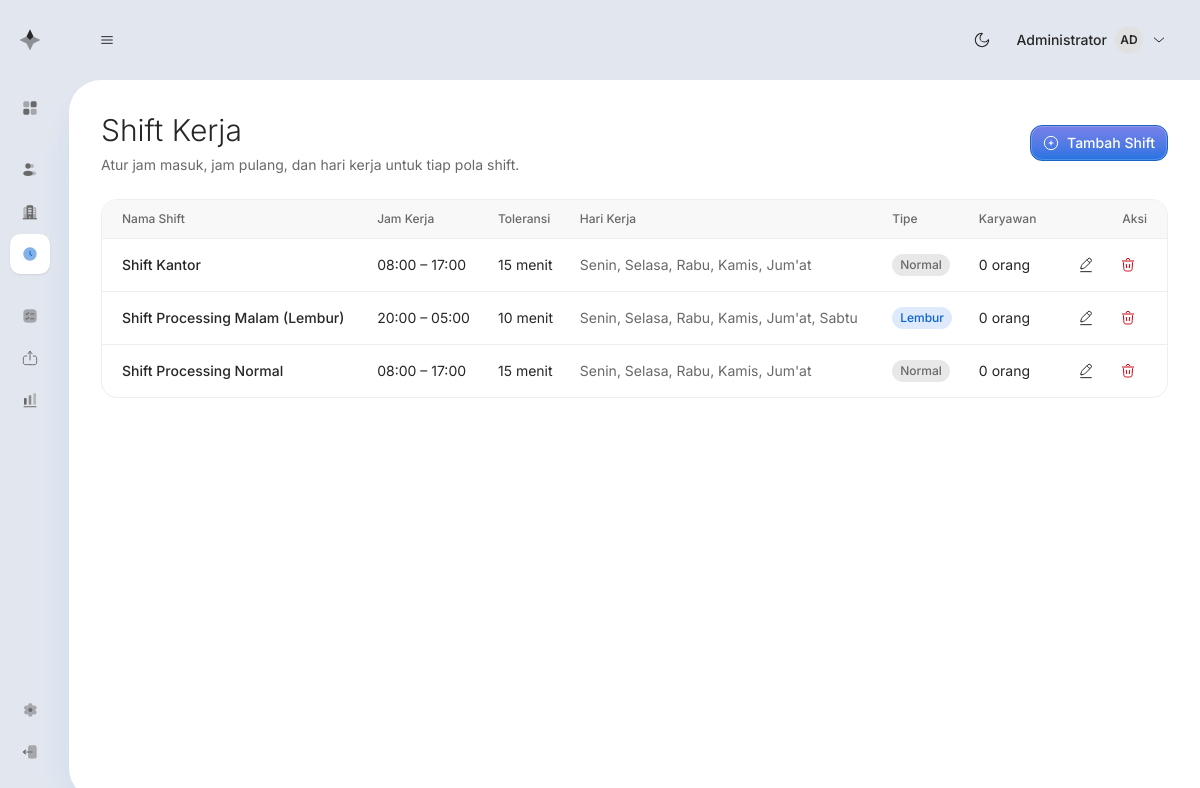
/shift.php (signed in), run on the app's committed database.
### tables this page shows
CREATE TABLE shifts (
    id INT AUTO_INCREMENT PRIMARY KEY,
    nama_shift VARCHAR(100) NOT NULL,
    jam_masuk TIME NOT NULL,
    jam_pulang TIME NOT NULL,
    toleransi_menit INT NOT NULL DEFAULT 15,
    is_lembur TINYINT(1) NOT NULL DEFAULT 0,
    hari_kerja VARCHAR(20) NOT NULL DEFAULT '1,2,3,4,5',
    keterangan VARCHAR(255) DEFAULT NULL
);

### includes/icons.php (called while the page is built, shortened)
<?php
function ic(string $name): string
{
    return $GLOBALS['__icons'][$name] ?? '';
}

### includes/auth.php (called while the page is built, shortened)
<?php
require_once __DIR__ . '/functions.php';
function admin_sekarang(): array
{
    return [
        'id'     => $_SESSION['admin_id'] ?? null,
        'nama'   => $_SESSION['admin_nama'] ?? 'Admin',
        'username' => $_SESSION['admin_username'] ?? '',
    ];
}

### includes/functions.php (called while the page is built, shortened)
<?php
function e(?string $str): string
{
    return htmlspecialchars($str ?? '', ENT_QUOTES, 'UTF-8');
}
function jam(?string $waktu): string
{
    return substr($waktu, 0, 5);
}

### shift.php (the view, shortened to what this page needs)
<?php
require_once __DIR__ . '/config/database.php';
require_once __DIR__ . '/includes/functions.php';
require_once __DIR__ . '/includes/icons.php';
require_once __DIR__ . '/includes/auth.php';
$hari_opsi = [1 => 'Senin', 2 => 'Selasa', 3 => 'Rabu', 4 => 'Kamis', 5 => "Jum'at", 6 => 'Sabtu', 7 => 'Minggu'];
$shifts = $pdo->query(
    'SELECT s.*, (SELECT COUNT(*) FROM employees e WHERE e.shift_id = s.id) AS jumlah_karyawan
     FROM shifts s ORDER BY s.nama_shift'
)->fetchAll();
$nav_active = 'shift';
include __DIR__ . '/includes/header.php';
    ?>
<header class="page__header">
  <div class="page__headline">
    <h1 class="page__title">Shift Kerja</h1>
    <p class="page__description">Atur jam masuk, jam pulang, dan hari kerja untuk tiap pola shift.</p>
  </div>
  <div class="page__action">
    <button type="button" class="button button--primary" data-stisla-dialog-trigger="tambahShift">
      <?= ic('solar:add-circle-linear') ?> Tambah Shift
    </button>
  </div>
</header>
<div class="page__body">
  <section class="page__section">
    <div class="card">
      <?php if (empty($shifts)): ?>
        <div class="empty-state empty-state--sm">
          <div class="empty-state__media"><?= ic('solar:clock-circle-bold-duotone') ?></div>
          <h3 class="empty-state__title">Belum ada shift</h3>
          <p class="empty-state__text">Tambahkan pola shift kerja, misalnya "Shift Kantor" 08:00–17:00.</p>
        </div>
      <?php else: ?>
        <div class="table-responsive">
          <table class="table table--hover table--align-middle">
            <thead class="table__head--alt">
              <tr>
                <th>Nama Shift</th>
                <th>Jam Kerja</th>
                <th>Toleransi</th>
                <th>Hari Kerja</th>
                <th>Tipe</th>
                <th>Karyawan</th>
                <th class="text-end">Aksi</th>
              </tr>
            </thead>
            <tbody>
              <?php foreach ($shifts as $s): ?>
                <?php
                  $hari_label = implode(', ', array_map(fn($h) => $hari_opsi[(int)$h] ?? $h, explode(',', $s['hari_kerja'])));
                ?>
                <tr>
                  <td class="font-medium"><?= e($s['nama_shift']) ?></td>
                  <td><?= jam($s['jam_masuk']) ?> – <?= jam($s['jam_pulang']) ?></td>
                  <td><?= (int) $s['toleransi_menit'] ?> menit</td>
                  <td class="text-sm text-muted-foreground"><?= e($hari_label) ?></td>
                  <td><?= $s['is_lembur'] ? '<span class="badge badge--soft badge--primary">Lembur</span>' : '<span class="badge badge--soft badge--neutral">Normal</span>' ?></td>
                  <td><?= (int) $s['jumlah_karyawan'] ?> orang</td>
                  <td class="text-end">
                    <button type="button" class="button button--sm button--ghost button--neutral" data-stisla-dialog-trigger="editShift<?= (int) $s['id'] ?>"><?= ic('solar:pen-2-linear') ?></button>
                    <button type="button" class="button button--sm button--ghost button--danger" data-stisla-dialog-trigger="hapusShift<?= (int) $s['id'] ?>"><?= ic('solar:trash-bin-minimalistic-linear') ?></button>
                  </td>
                </tr>
              <?php endforeach; ?>
            </tbody>
          </table>
        </div>
      <?php endif; ?>
    </div>
  </section>
</div>
<?php include __DIR__ . '/includes/footer.php'; ?>

### includes/header.php (shortened to what this page needs)
<?php
$nav_active = $nav_active ?? 'dashboard';
?>
<!doctype html>
<html lang="id" data-theme="light">
<head>
  <link rel="stylesheet" href="assets/css/style.css" />
</head>
<body>
  <div class="app-shell" data-stisla-app-shell data-stisla-app-shell-auto-collapse="true">
    <?php include __DIR__ . '/sidebar.php'; ?>
    <main class="app-shell__main">
      <?php include __DIR__ . '/topbar.php'; ?>
      <div class="page content">
        <div class="content__container">

### includes/sidebar.php (shortened to what this page needs)
<aside class="sidebar sidebar--lg sidebar--app" data-stisla-sidebar>
  <header class="sidebar__header">
    <a class="sidebar__brand" href="index.php">
      <svg xmlns="http://www.w3.org/2000/svg" width="1em" height="1em" viewBox="0 0 24 24" fill="currentColor" aria-hidden="true"><path d="M12 1.5l3.4 7.1 7.1 3.4-7.1 3.4-3.4 7.1-3.4-7.1L1.5 12l7.1-3.4z" opacity=".45"/><path d="M12 1.5l3.4 7.1L12 12 8.6 8.6z"/></svg>
    </a>
  </header>
  <div class="sidebar__content">
    <nav class="sidebar__menu">
      <div class="sidebar__group">
        <ul class="sidebar__list">
          <li class="sidebar__item">
            <a class="sidebar__button" href="index.php" <?= $nav_active === 'dashboard' ? 'aria-current="page"' : '' ?>>
              <?= ic('solar:widget-bold-duotone') ?><span>Dashboard</span>
            </a>
          </li>
        </ul>
      </div>
      <div class="sidebar__group">
        <ul class="sidebar__list">
          <li class="sidebar__item">
            <a class="sidebar__button" href="karyawan.php" <?= $nav_active === 'karyawan' ? 'aria-current="page"' : '' ?>>
              <?= ic('solar:users-group-rounded-bold-duotone') ?><span>Karyawan</span>
            </a>
          </li>
          <li class="sidebar__item">
            <a class="sidebar__button" href="departemen.php" <?= $nav_active === 'departemen' ? 'aria-current="page"' : '' ?>>
              <?= ic('solar:buildings-2-bold-duotone') ?><span>Departemen</span>
            </a>
          </li>
          <li class="sidebar__item">
            <a class="sidebar__button" href="shift.php" <?= $nav_active === 'shift' ? 'aria-current="page"' : '' ?>>
              <?= ic('solar:clock-circle-bold-duotone') ?><span>Shift Kerja</span>
            </a>
          </li>
        </ul>
      </div>
      <div class="sidebar__group">
        <ul class="sidebar__list">
          <li class="sidebar__item">
            <a class="sidebar__button" href="absensi.php" <?= $nav_active === 'absensi' ? 'aria-current="page"' : '' ?>>
              <?= ic('solar:checklist-minimalistic-bold-duotone') ?><span>Log Absensi</span>
            </a>
            <li class="sidebar__item">
            <a class="sidebar__button" href="import.php" <?= $nav_active === 'import' ? 'aria-current="page"' : '' ?>>
              <?= ic('solar:upload-linear') ?><span>Import Absensi</span>
            </a>
          </li>
          <li class="sidebar__item">
            <a class="sidebar__button" href="laporan.php" <?= $nav_active === 'laporan' ? 'aria-current="page"' : '' ?>>
              <?= ic('solar:chart-2-bold-duotone') ?><span>Laporan</span>
            </a>
          </li>
        </ul>
      </div>
    </nav>
  </div>
  <footer class="sidebar__footer">
    <ul class="sidebar__list">
      <li class="sidebar__item">
        <a class="sidebar__button" href="pengaturan.php" <?= $nav_active === 'pengaturan' ? 'aria-current="page"' : '' ?>>
          <?= ic('solar:settings-bold-duotone') ?><span>Pengaturan</span>
        </a>
      </li>
      <li class="sidebar__item">
        <button type="button" class="sidebar__button w-full text-start" data-stisla-dialog-trigger="logoutConfirm">
          <?= ic('solar:logout-2-bold-duotone') ?><span>Keluar</span>
        </button>
      </li>
    </ul>
  </footer>
</aside>

### includes/topbar.php (shortened to what this page needs)
<?php $admin = admin_sekarang(); ?>
<header class="navbar">
  <button type="button" class="button button--ghost button--neutral button--icon-only button--flush-start"
          data-stisla-app-shell-toggle="auto" aria-label="Buka/tutup sidebar">
    <?= ic('solar:hamburger-menu-linear') ?>
  </button>
  <div class="ms-auto">
    <div class="flex gap-1">
      <button type="button" class="button button--ghost button--neutral button--icon-only" data-theme-toggle aria-label="Ganti tema">
      </button>
      <div class="menu">
        <button type="button" class="button button--ghost button--neutral flex items-center gap-2"
                data-stisla-menu-trigger="topbarUser" aria-haspopup="menu" aria-expanded="false" aria-controls="topbarUser">
          <span class="hidden sm:inline font-medium"><?= e($admin['nama']) ?></span>
          <span class="avatar avatar--sm avatar--circle" data-stisla-avatar>
            <span class="avatar__fallback"><?= e(strtoupper(substr($admin['nama'], 0, 2))) ?></span>
          </span>
          <?= ic('solar:alt-arrow-down-linear') ?>
        </button>
      </div>
    </div>
  </div>
</header>

### includes/footer.php (shortened to what this page needs)
        </div>
      </div>
    </main>
  </div>
</body>
</html>

### data on the page
shifts: nama_shift "Shift Kantor", jam_masuk "08:00", jam_pulang "17:00", toleransi_menit "15", hari_kerja "Senin, Selasa, Rabu, Kamis, Jum'at", is_lembur "Normal", jumlah_karyawan "0"
shifts: nama_shift "Shift Processing Malam (Lembur)", jam_masuk "20:00", jam_pulang "05:00", toleransi_menit "10", hari_kerja "Senin, Selasa, Rabu, Kamis, Jum'at, Sabtu", is_lembur "Lembur", jumlah_karyawan "0"
shifts: nama_shift "Shift Processing Normal", jam_masuk "08:00", jam_pulang "17:00", toleransi_menit "15", hari_kerja "Senin, Selasa, Rabu, Kamis, Jum'at", is_lembur "Normal", jumlah_karyawan "0"

### other printed values
$admin['nama'] "Administrator"
substr($admin['nama'], 0, 2) "AD"
